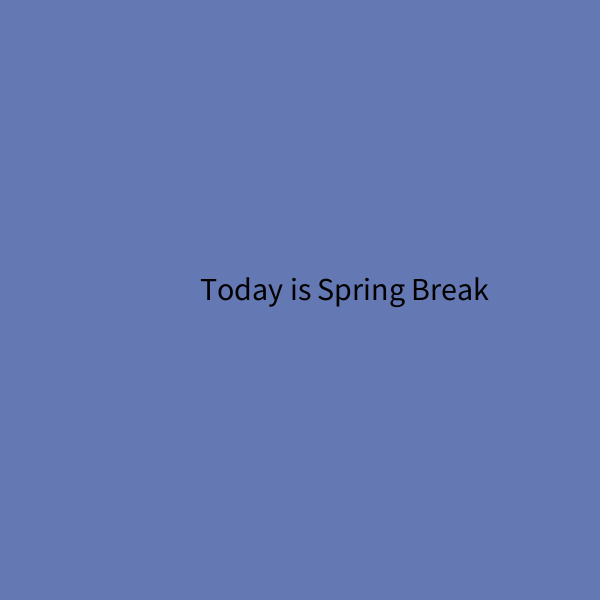
Frame 1 (no input)
Frame 60 (the mouse pressed at the canvas centre just before this capture): identical to frame 1, image omitted
Frame 120 (the mouse held since frame 60 and released just before this capture): identical to frame 1, image omitted

The Processing sketch that drew this single still picture (run headless with seeded random() and noise(); from frame 60 on, the mouse is pressed at the canvas centre):

// Processing sketch: Code2_Week5__Sketch0
// ── Code2_Week5__Sketch0.pde
// bryan ma for code 2 sp 19

int slide = 0;

color[] slideColors = {
  color(100, 120, 180),
  color(180, 120, 100),
  color(120, 100, 180),
  color(255)
};

String[] differentTexts ={
  "Today is Spring Break", 
  "I enjoy my day", 
  "It's beautiful", 
  "Happy and enjoy"
};

 

void setup() {
  size(600, 600);
}

void draw() {
  background(slideColors[slide]);
  textSize(32);
  fill(0);
  text(differentTexts[slide], width/2 - 100, height/2);
  
}

void keyPressed() {
  println("working");
  switch (slide) {
    case 0: 
      
    case 1:
      
    case 2:
      
    case 3:
      advance();
      break;
    default:
      break;
  }
}

void advance() {
  
  slide++;
}
